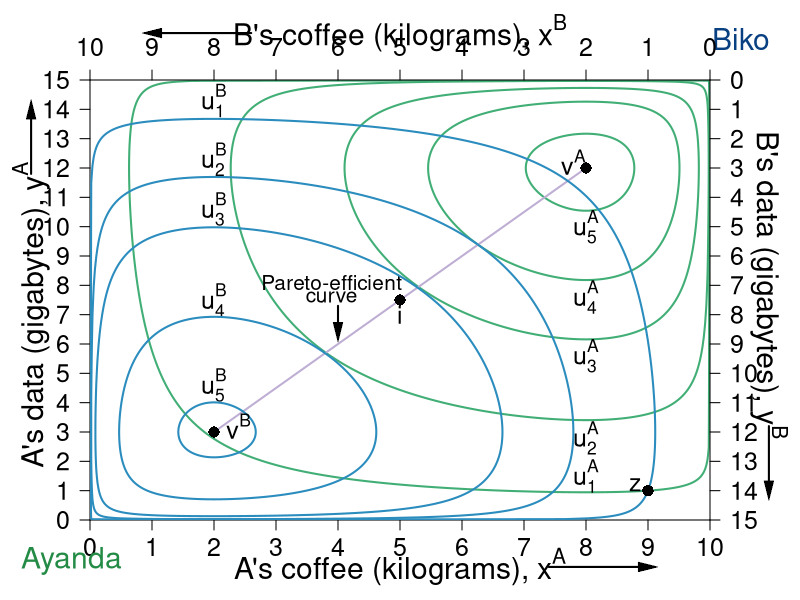

Generate this figure with R:
require(shape)
#pdf(file = "property_hg_hg_powers_bSTEP1.pdf", width = 9, height = 7)
#pdf(file = "property_hg_hg_powers_bSTEP2.pdf", width = 9, height = 7)
#pdf(file = "property_hg_hg_powers_bSTEP3.pdf", width = 9, height = 7)

pdf(file = "property/property_hg_hg_powers_b.pdf", width = 9, height = 7)

#Set parameters for graphics
axislabelsize <- 1.8
labelsize <- 1.5
namesize <- 1.8
annotatesize <- 1.5
graphlinewidth <- 2
segmentlinewidth <- 1.5

COL <- c("#7fc97f", "#beaed4", "#fdc086", "#ffff99", "#386cb0", "#f0027f", "#bf5b17", "#666666")
COLA <- c("#99d8c9","#66c2a4","#41ae76", "#238b45", "#005824")
COLB <- c("#4eb3d3", "#2b8cbe", "#0868ac","#084081")

par(mar =  c(4, 4.5, 4, 4.5))

uA <- function(x, y, alpha = 0.5, lambda = 0.2) {
  (x^(alpha)*y^(1 - alpha))^(1-lambda)*((10 - x)^(alpha)*(15 - y)^(1 - alpha))^lambda
}

uB <- function(x, y) {
  (10 - x)^(0.5)*(15 - y)^(0.5)
}

xlims <- c(0, 10)
ylims <- c(0, 15)

npts <- 501 
x <- seq(xlims[1], xlims[2], length.out = npts)
y <- seq(ylims[1], ylims[2], length.out = npts) 



#For B we need a utility where xA = 5.88, ya = 8.82 => corresponds to 1.618 above

plot(0, 0, xlim = xlims, ylim = ylims, type = "n",
     xlab = expression(paste("")),
     ylab = expression(paste("")), 
     xaxt = "n", 
     yaxt = "n", 
     cex.lab = axislabelsize, 
     bty = "n",
     xaxs="i", 
     yaxs="i")

ticksy <- seq(from = 0, to = 15, by = 1)
ylabels <- seq(from = 0, to = 15, by = 1)
ticksx <- seq(from = 0, to = 10, by = 1)
xlabels <- seq(from = 0, to = 10, by = 1)
axis(1, at = ticksx, pos = 0, labels = xlabels, cex.axis = labelsize)
axis(2, at = ticksy, pos = 0, labels = ylabels, las = 1, cex.axis = labelsize)

a <- c(uA(9,1), uA(9,1) + 2, uA(9,1) + 3.2, uA(9,1) + 3.78, uA(9,1) + 4.2)
#a <- c(uA(9,1), uA(9,1) + 1.5, uA(9,1) + 2.5,  uA(9,1) + 2.92)

contour(x, y, 
        outer(x, y, uA),
        drawlabels = FALSE,
        col = COLA[3],
        lwd = graphlinewidth,
        levels = a, 
        xaxs="i", 
        yaxs="i", 
        add = TRUE) 

text(0.5*xlims[2], -1.6, expression(paste("A's coffee (kilograms), ", x^A)), xpd = TRUE, cex = axislabelsize) 
text(-0.95, 7, expression(paste("A's data (gigabytes), ", y^A)), xpd = TRUE, cex = axislabelsize, srt = 90) 

#Add arrows:
Arrows(-0.95, 11.8, -0.95, 14, col = "black", lty = 1, lwd = 2, arr.type = "triangle", arr.lwd = 0.5, xpd = TRUE)
Arrows(7.4, -1.6, 9, -1.6, col = "black", lty = 1, lwd = 2, arr.type = "triangle", arr.lwd = 0.5, xpd = TRUE)

# arrows(-0.75, 11.5, -0.75, 14, xpd = TRUE, length=0.1,angle=40,lwd=3)
# arrows(7.5, -1.5, 9, -1.5, xpd = TRUE, length=0.1,angle=40,lwd=3)

segments(2, 3, 8, 12, lty = 1, col = COL[2] , lwd = graphlinewidth)
text(3.9, 8.1, expression("Pareto-efficient"), cex = labelsize - 0.25)
text(3.9, 7.6, expression("curve"), cex = labelsize -0.25)
Arrows(4, 7.3, 4, 6.4, col = "black", lty = 1, lwd = 2, arr.type = "triangle", arr.lwd = 0.5)

#Label the iso-welfare functions for the HG, Aisha
text(8, 1.5, expression(u[1]^A), cex = annotatesize)
text(8, 2.8, expression(u[2]^A), cex = annotatesize)
text(8, 5.6, expression(u[3]^A), cex = annotatesize)
text(8, 7.6, expression(u[4]^A), cex = annotatesize)
text(8, 10, expression(u[5]^A), cex = annotatesize)

#Label the indifference curves for the HE, Betty
text(2, 14.3, expression(u[1]^B), cex = annotatesize)
text(2, 12.3, expression(u[2]^B), cex = annotatesize)
text(2, 10.6, expression(u[3]^B), cex = annotatesize)
text(2, 7.5, expression(u[4]^B), cex = annotatesize)
text(2, 4.6, expression(u[5]^B), cex = annotatesize)

#text(1.3, 1.1, expression(u[5]^B))

#A's bliss point - 3.1073 is the value of u
# points(5.88, 8.82, pch = 16, col = "black", cex = 1.5)
# text(6, 13.5, expression(paste("A's highest u, ", u[max]^A)))
# Arrows(6, 13.2, 6, 9.5, col = "black", lty = 1, lwd = 2, arr.type = "triangle", arr.lwd = 0.5)

#Label point i. 
points(5, 7.5, pch = 16, col = "black", cex = 1.5)
text(5, 7, expression(paste(i)), cex = annotatesize)
# 


text(-0.3, -1.4, expression("Ayanda"), xpd = TRUE, cex = namesize, col = COLA[4])
text(10.5, 16.4, expression("Biko"), xpd = TRUE, cex = namesize, col = COLB[4])

par(new = TRUE)

#Use the same x and ylims as previously, but with locations switched
xlims2 <- c(10, 0)
ylims2 <- c(15, 0)

#Leave the ylab and xlab blank to ensure no axes titles
plot(0, 0, xlim = xlims2, ylim = ylims2, type = "n",
     xlab = expression(paste("")),
     ylab = expression(paste("")),
     xaxt = "n", 
     yaxt = "n", 
     cex.lab = 1.3, 
     bty = "n",
     xaxs="i", 
     yaxs="i")

uB <- function(x, y, alpha = 0.5, lambda = 0.2) {
  (x^(alpha)*y^(1 - alpha))^(1-lambda)*((10 - x)^(alpha)*(15 - y)^(1 - alpha))^lambda
}

b <- c(uB(1,14), uB(1,14) + 1.5, uB(1,14) + 2.33, uB(1,14) + 3.31, uB(1,14) + 3.8)

contour(x, y, 
        outer(x, y, uB),
        drawlabels = FALSE,
        col = COLB[2],
        lwd = graphlinewidth,
        levels = b, 
        add = TRUE
) 


# #Label two points for comparison
points(1, 14, pch = 16, col = "black", cex = 1.5)
text(1.2, 13.8, expression(paste(z)), cex = annotatesize)

# #Label two points for comparison
points(0.2*10, 0.2*15, pch = 16, col = "black", cex = 1.5)
text(0.2*10+0.2, 0.2*15-0.2,expression(paste(v^A)), cex = annotatesize)


points(0.8*10, 0.8*15, pch = 16, col = "black", cex = 1.5)
text(0.8*10- 0.4, 0.8*15 - 0.2,expression(paste(v^B)), cex = annotatesize)


# points(8.8, (3/2)*8.8, pch = 16, col = "black", cex = 1.5)
# text(8.8, (3/2)*8.8 - 0.5, expression(paste(j)))
# 
# points(0.4, (3/2)*0.4, pch = 16, col = "black", cex = 1.5)
# text(0.4 + 0.2, (3/2)*0.4 + 0.2, expression(paste(k)))

#Set up axes at sides 3 and 4 (top and right)
axis(side = 3, at = ticksx, pos = 0, labels = xlabels, cex.axis = labelsize)
axis(side = 4, at = ticksy, pos = 0, labels = ylabels, las = 1, cex.axis = labelsize)
text(5, -1.6, expression(paste("B's coffee (kilograms), ", x^B)), xpd = TRUE, cex = axislabelsize)
text(-0.95, 7, expression(paste("B's data (gigabytes), ", y^B)), xpd = TRUE, cex = axislabelsize, srt = 270) 

#Add arrows:
Arrows(-0.95, 11.8, -0.95, 14, col = "black", lty = 1, lwd = 2, arr.type = "triangle", arr.lwd = 0.5, xpd = TRUE)
Arrows(7.4, -1.6, 9, -1.6, col = "black", lty = 1, lwd = 2, arr.type = "triangle", arr.lwd = 0.5, xpd = TRUE)

# arrows(-0.8, 11.5, -0.8, 14, xpd = TRUE, length=0.1,angle=40,lwd=3)
# arrows(7.5, -1.5, 9, -1.5, xpd = TRUE, length=0.1,angle=40,lwd=3)


dev.off()
